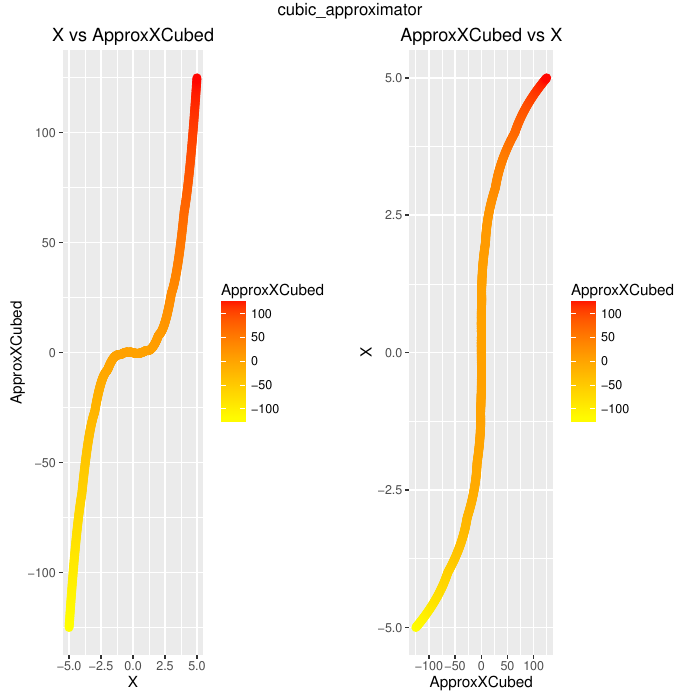

This chart was generated by the following R code:
#Code automatically generated with fuzzylite 6.0.

library(ggplot2);

engine.name = "cubic_approximator"
engine.fll = "Engine: cubic_approximator
InputVariable: X
  enabled: true
  range: -5.000 5.000
  lock-range: false
  term: AboutNegFive Triangle -6.000 -5.000 -4.000
  term: AboutNegFour Triangle -5.000 -4.000 -3.000
  term: AboutNegThree Triangle -4.000 -3.000 -2.000
  term: AboutNegTwo Triangle -3.000 -2.000 -1.000
  term: AboutNegOne Triangle -2.000 -1.000 0.000
  term: AboutZero Triangle -1.000 0.000 1.000
  term: AboutOne Triangle 0.000 1.000 2.000
  term: AboutTwo Triangle 1.000 2.000 3.000
  term: AboutThree Triangle 2.000 3.000 4.000
  term: AboutFour Triangle 3.000 4.000 5.000
  term: AboutFive Triangle 4.000 5.000 6.000
OutputVariable: ApproxXCubed
  enabled: true
  range: -5.000 5.000
  lock-range: false
  aggregation: none
  defuzzifier: WeightedAverage TakagiSugeno
  default: nan
  lock-previous: false
  term: TangentatNegFive Linear 75.000 250.000
  term: TangentatNegFour Linear 48.000 128.000
  term: TangentatNegThree Linear 27.000 54.000
  term: TangentatNegTwo Linear 12.000 16.000
  term: TangentatNegOne Linear 3.000 2.000
  term: TangentatZero Linear 0.000 0.000
  term: TangentatOne Linear 3.000 -2.000
  term: TangentatTwo Linear 12.000 -16.000
  term: TangentatThree Linear 27.000 -54.000
  term: TangentatFour Linear 48.000 -128.000
  term: TangentatFive Linear 75.000 -250.000
RuleBlock: 
  enabled: true
  conjunction: none
  disjunction: none
  implication: none
  activation: General
  rule: if X is AboutNegFive then ApproxXCubed is TangentatNegFive
  rule: if X is AboutNegFour then ApproxXCubed is TangentatNegFour
  rule: if X is AboutNegThree then ApproxXCubed is TangentatNegThree
  rule: if X is AboutNegTwo then ApproxXCubed is TangentatNegTwo
  rule: if X is AboutNegOne then ApproxXCubed is TangentatNegOne
  rule: if X is AboutZero then ApproxXCubed is TangentatZero
  rule: if X is AboutOne then ApproxXCubed is TangentatOne
  rule: if X is AboutTwo then ApproxXCubed is TangentatTwo
  rule: if X is AboutThree then ApproxXCubed is TangentatThree
  rule: if X is AboutFour then ApproxXCubed is TangentatFour
  rule: if X is AboutFive then ApproxXCubed is TangentatFive"

engine.fldFile = "cubic_approximator.fld"
if (require(data.table)) {
    engine.df = data.table::fread(engine.fldFile, sep="auto", header="auto")
} else {
    engine.df = read.table(engine.fldFile, header=TRUE)
}

engine.plot.i1_o1 = ggplot(engine.df, aes(X, ApproxXCubed)) + 
    geom_line(aes(color=ApproxXCubed), size=3, lineend="round", linejoin="mitre") + 
    scale_color_gradient(low="yellow", high="red") + 
    ggtitle("X vs ApproxXCubed")

engine.plot.o1_i1 = ggplot(engine.df, aes(X, ApproxXCubed)) + 
    geom_line(aes(color=ApproxXCubed), size=3, lineend="round", linejoin="mitre") + 
    scale_color_gradient(low="yellow", high="red") + 
    coord_flip() + 
    ggtitle("ApproxXCubed vs X")

if (require(gridExtra)) {
    engine.plots = arrangeGrob(engine.plot.i1_o1, engine.plot.o1_i1, ncol=2, top=engine.name)
    ggsave(paste0(engine.name, ".pdf"), engine.plots)
    if (require(grid)) {
        grid.newpage()
        grid.draw(engine.plots)
    }
}
